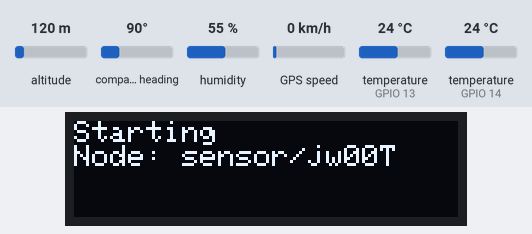
Simulated run of this sketch. Board: ESP32. Parts: 128×32 one-colour display. Inputs (shaded band) come from the test bench; at power-on: altitude 120 m, compass heading 90°, humidity 55 %, GPS speed 0 km/h, temperature (sensors on GPIO 13, GPIO 14) 24 °C. WiFi joins after 1.5 s; servers stay silent unless stated; the GPS gets a fix after 3 s at 37.7749, -122.4194 with 8 satellites; no MQTT or app messages arrive unless stated; what the sketch prints to the serial monitor is not drawn.

Above: at 0.1 s.
At 3.5 s:
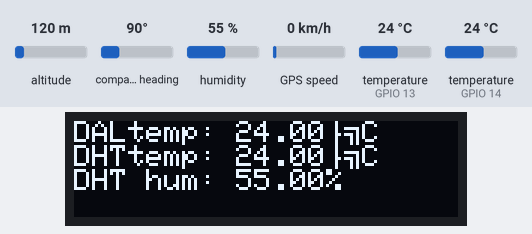

The sketch:

testing.ino
```cpp
//#include <Adafruit_BME280.h>
#include <WiFi.h>
#include <PubSubClient.h>
#include "esp_adc_cal.h"
#include <Wire.h>
#include <OneWire.h>
#include <DallasTemperature.h>
#include <Adafruit_Sensor.h>
#include "DHT.h";
#include <Adafruit_SSD1306.h>
#include <TinyGPS++.h>
#include <HardwareSerial.h>

TinyGPSPlus gps;
HardwareSerial GPSSerial(1);
Adafruit_SSD1306 display(128, 32, &Wire);
OneWire oneWire(13);
DallasTemperature sensors(&oneWire);
DHT dht(14, DHT11);


char* DEVICEID = "sensor/jw00T";

// Replace the next variables with your SSID/Password combination
const char* ssid = "Aw geez Rick theres a password";
const char* password = "SpaceRoses13";

int msgcounter = 0;

// Add your MQTT Broker IP address, example:
const char* mqtt_server = "52.117.240.201";

WiFiClient espClient;
PubSubClient client(espClient);
long lastMsg = 0;
char msg[50];
int value = 0;

void displayClear() {
  display.clearDisplay();
  display.setTextSize(1);
  display.setTextColor(SSD1306_WHITE);
  display.setCursor(0,0);
}

void setup() {
  display.begin();
  displayClear();
  display.println("Starting");
  display.println("Node: " + String(DEVICEID));
  display.display();

  Serial.begin(115200);
  GPSSerial.begin(9600, SERIAL_8N1, 12, 15);
  WiFi.begin(ssid, password);
  while (WiFi.status() != WL_CONNECTED) {
    delay(500);
    Serial.print(".");
  }
  client.setServer(mqtt_server, 1883);
  client.setCallback(callback);

  sensors.begin();
  dht.begin();
}

static void smartDelay(unsigned long ms) // https://github.com/LilyGO/TTGO-T-Beam/blob/master/GPS/GPS.ino
{
  unsigned long start = millis();
  do
  {
    while (GPSSerial.available())
      gps.encode(GPSSerial.read());
  } while (millis() - start < ms);
}

void send(char* topic, String mqttmsg) {
  char toSend[40];
  strcpy(toSend, DEVICEID);
  Serial.println("Sending MQTT Message");
  Serial.println(mqttmsg.c_str());
  client.publish(strcat(toSend, topic), mqttmsg.c_str(), true);
}

String macToStr(const uint8_t* mac)
{
  String result;
  for (int i = 0; i < 6; ++i) {
    result += String(mac[i], 16);
    if (i < 5)
      result += ':';
  }
  return result;
}

void loop() {
  msgcounter++;

  if (!client.connected()) reconnect();
  client.loop();
  displayClear();

  sensors.requestTemperatures();
  if (sensors.getTempCByIndex(0) != -127) {
    display.println("DALtemp: " + String(sensors.getTempCByIndex(0)) + "ºC");
    Serial.println("DALtemp: " + String(sensors.getTempCByIndex(0)) + "ºC");
  } else {
    Serial.println("Invalid reading from DAL");
    display.println("DAL reading invalid");
  }

  float t = dht.readTemperature();
  float h = dht.readHumidity();

  display.println("DHTtemp: " + String(t) + "ºC");
  display.println("DHT hum: " + String(h) + "%");

  Serial.println("DHTtemp: " + String(t) + "ºC");
  Serial.println("DHT hum: " + String(h) + "%");

  smartDelay(1000);
  if (millis() > 5000 && gps.charsProcessed() < 10) {
    display.println("No GPS");
    Serial.println("GPS Error");
  } else {
    Serial.println("Lat: " + String(gps.location.lat()) + ", Lng: " + String(gps.location.lng()));
  }

  display.display();

  String msg = "{\"deviceid\":\"" + String(DEVICEID) + "\",\"description\":\"Testing device\",\"msg\":" + String(msgcounter) + ", \"mac\":\"" + WiFi.macAddress() + "\",\"ip\":\"" + ipToString(WiFi.localIP()) + "\"";//,\"voltage\":" + String((myvol * 3.9) / 4095);
  if (sensors.getTempCByIndex(0) != -127) msg += ",\"dalTemp\":" + String(sensors.getTempCByIndex(0));
  //if (BMEstatus && !bme.error) msg += ",\"bmeTemp\":" + String(bme.temperature) + ",\"bmePres\":" + String(bme.pressure) + ",\"bmeHum\":" + String(bme.humidity);
  if (true) msg += ",\"dhtTemp\":" + String(t) + ",\"dhtHum\":" + String(h);
  msg += "}";

  send("/data", msg);
  delay(15000);
}

void callback(char* topic, byte* message, unsigned int length) {
  Serial.print("Message arrived on topic: ");
  Serial.print(topic);
  Serial.print(". Message: ");

  for (int i = 0; i < length; i++) {
    Serial.print((char)message[i]);
  }
  Serial.println();
}

String ipToString(IPAddress ip){
  String s="";
  for (int i=0; i<4; i++)
    s += i  ? "." + String(ip[i]) : String(ip[i]);
  return s;
}

void reconnect() {
  // Loop until we're reconnected
  while (!client.connected()) {
    Serial.print("Attempting MQTT connection...");
    // Attempt to connect
    if (client.connect("ESP8266Client")) {
      Serial.println("connected");
      // Subscribe
       client.subscribe("sensor/jw00T/command");
    } else {
      Serial.print("failed, rc=");
      Serial.print(client.state());
      Serial.println(" try again in 5 seconds");
      // Wait 5 seconds before retrying
      delay(5000);
    }
  }
}
```
